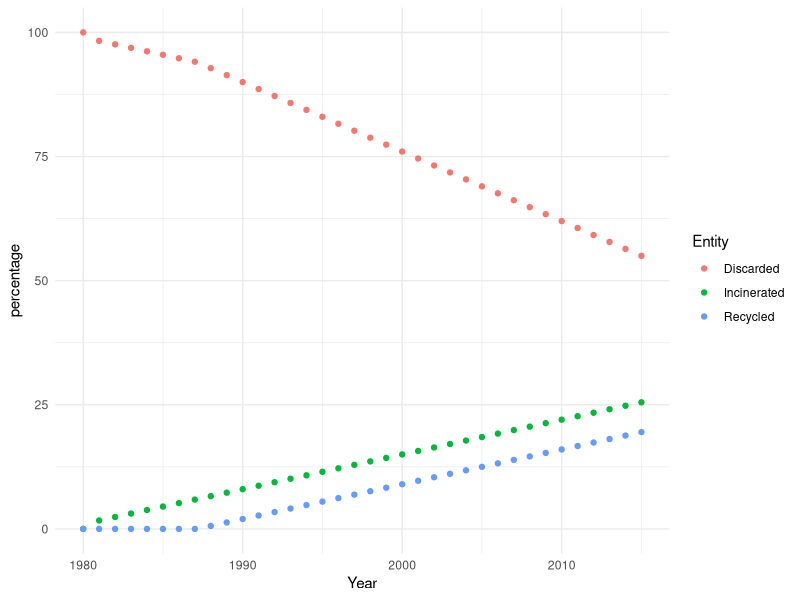

Reproduce this figure in R.
## ---- chunk 1
knitr::opts_chunk$set(echo = FALSE)

# Learn more about creating websites with Distill at:
# https://rstudio.github.io/distill/website.html
 
library(tidyverse)
library(ggplot2)
library(dbplyr)
## ---- chunk 2
global_plastic_fate <- readr::read_csv("data/global-plastic-fate.csv")

global_plastic_fate%>%
rename(percentage = `Estimated historic plastic fate`) -> global_plastic_fate


global_plastic_fate%>%
group_by(Entity)%>%
ggplot(aes(x = Year, y = percentage, fill= Entity, color= Entity)) + 
 geom_point()+
 theme_minimal()
